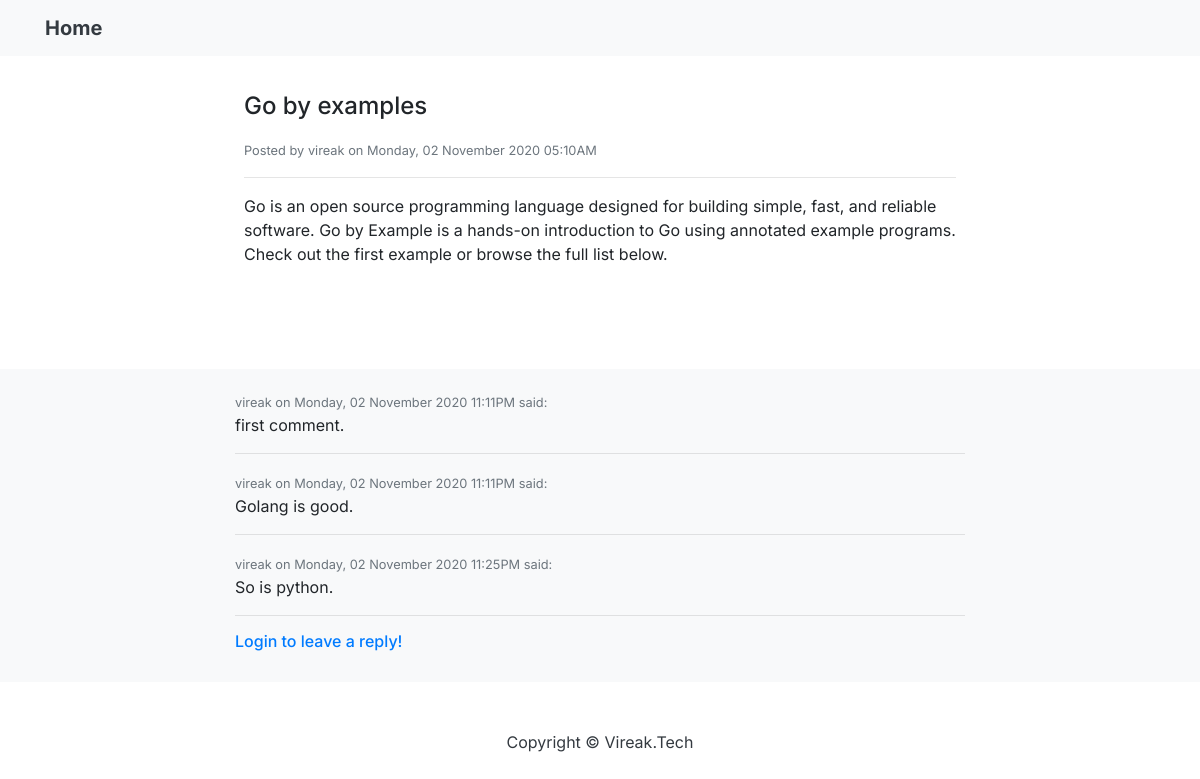
/post/7, run on an earlier commit of the app's database.
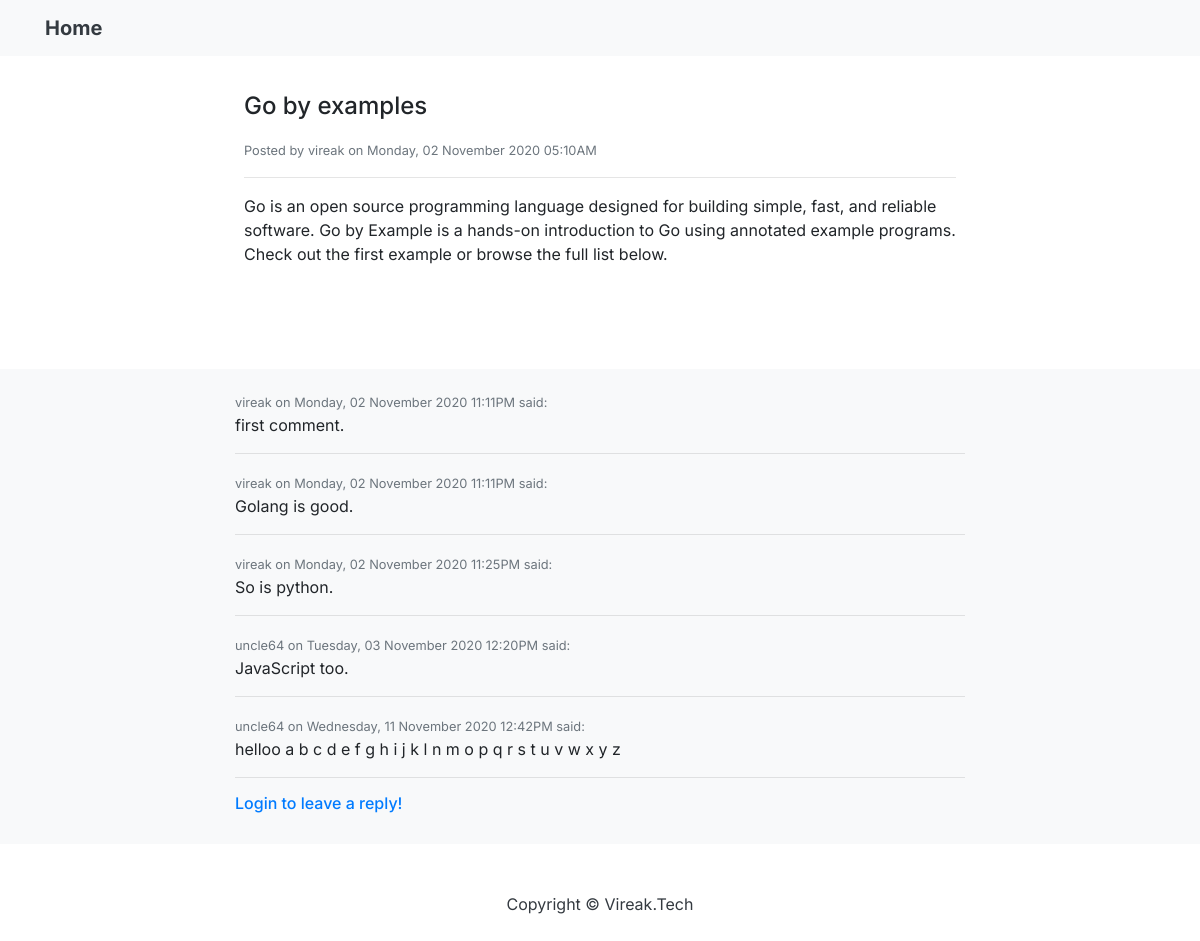
And on a later commit of the database.
### app/comments/models.py (models this page shows, shortened)
class Comment(db.Model):
    __tablename__ = "comments"
    id = db.Column(db.Integer, primary_key=True, autoincrement=True)
    author_id = db.Column(db.Integer, db.ForeignKey('users.id'), nullable=False)
    post_id = db.Column(db.Integer, db.ForeignKey('posts.id'), nullable=False)
    comment = db.Column(db.Text, nullable=False)
    date_posted= db.Column(db.DateTime, nullable=False, default=datetime.utcnow)

### app/users/models.py (models this page shows, shortened)
class User(db.Model):
    __tablename__ = "users"
    id = db.Column(db.Integer, primary_key=True, autoincrement=True)
    username = db.Column(db.String(24), unique=True, nullable=False)
    email = db.Column(db.String(128), unique=True, nullable=False)
    phone = db.Column(db.String(32), unique=True, nullable=False)
    password = db.Column(db.String(255), nullable=False)
    is_admin = db.Column(db.Boolean, nullable=False, server_default=str(0))
    date_registered = db.Column(db.DateTime, nullable=False, default=datetime.utcnow)
    posts = db.relationship('app.posts.models.Post', backref='author', lazy=True)
    comments = db.relationship('app.comments.models.Comment', backref='author', lazy=True)

### app/posts/views.py (the view, shortened to what this page needs)
class SinglePost(View):
    methods = ['GET', 'POST']
    def dispatch_request(self, post_id:int):
        post = db_posts(id=post_id)
        comments = db_comments(post_id=post_id)
        user_loggedin = user_authenticated()
        form = CommentForm()
        return render_template('post.html', post=post, comments=comments, form=form, user_loggedin=user_loggedin)

### app/utils/authutil.py (called while the page is built)
def user_authenticated() -> bool:
    return True if 'active_user' in session and session['active_user']['is_authenticated'] else False

### app/utils/dbutil.py (called while the page is built, shortened)
def db_posts(id=None, author_id=None, author=None, limit=None, offset=None) -> object:
    if id:
        return db.session.query(Post).filter(Post.id==id).first()

def db_comments(id=None, post_id=None, thread_id=None, author=None, author_id=None, parent_post=None) -> object:
    if id:
        return db.session.query(Comment).filter(Comment.id==id).first()
    if post_id:
        return db.session.query(Comment).filter(Comment.post_id==post_id).all()

### app/templates/post.html (shortened to what this page needs)
{% extends 'layout.html' %}
{% block content %}
    <section id="articles">
        <div class="container">
        <div class="row">
            <div class="col-lg-8 mx-auto m-5 p-4">
                <h4>{{ post.title }}</h4>
                <small class="text-muted" >Posted by {{ post.author.username }} on {{ post.date_posted.strftime("%A, %d %B %Y %I:%M%p") }}</small>
                <hr/>
                <p>{{ post.content }}</p>
            </div>
        </div>
        </div>
    </section>
    <section id="comments" class="bg-light">
        <div class="container">
            <div class="row">
                <div class="col-lg-8 mx-auto">
                    {% for comment in comments %}
                    <small class="text-muted" >{{ comment.author.username }} on {{ comment.date_posted.strftime("%A, %d %B %Y %I:%M%p") }} said:</small>
                    <p>{{ comment.comment }}</p>
                    <hr/>
                    {% endfor %}
                </div>
            </div>
            <div class="row">
                <div class="col-lg-8 mx-auto">
                    {% if user_loggedin %}
                    <h6>Leave a reply</h6>
                    {% include 'flash.html' %}
                    <form method="POST" action="">
                        {{ form.csrf_token }}
                        <div class="form-group">
                            {{ form.comment(class="form-control", rows="2")}}
                        </div>
                        <div>
                            {{ form.submit(class="btn btn-primary") }}
                        </div>
                    </form>
                    {% else %}
                    <h6><a href="{{ url_for('users.Login') }}">Login to leave a reply!</a></h6>
                    {% endif %}
                </div>
            </div>
        </div>
    </section>
{% endblock %}

What changed in the data, as far as the page shows it:
added Comment: author.username "uncle64", date_posted "Tuesday, 03 November 2020 12:20PM", comment "JavaScript too."
added Comment: author.username "uncle64", date_posted "Wednesday, 11 November 2020 12:42PM", comment "helloo a b c d e f g h i j k l n m o p q r s t u v w x y z"
